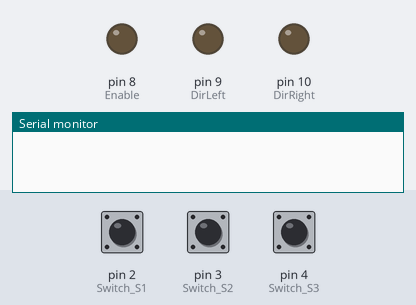
Recording of a sketch running on a simulated Arduino Uno, built with avr-gcc and run on an emulated ATmega328P. Shown: output pins drawn as LEDs (lit = HIGH), the last lines printed to the serial monitor. Inputs (shaded band) come from the test bench; at power-on: pin 2 (Switch_S1) HIGH, pin 3 (Switch_S2) HIGH, pin 4 (Switch_S3) HIGH.

Above: at 1.2 s.
1.3 s: pin 2 (Switch_S1) pulled LOW for 0.15 s
At 2.2 s:
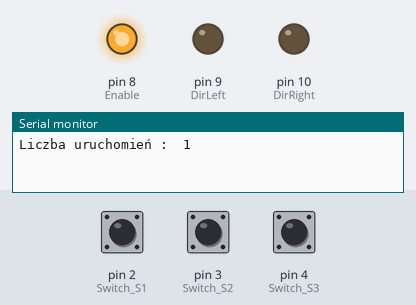
3.0 s: pin 3 (Switch_S2) pulled LOW for 0.15 s
At 4.5 s:
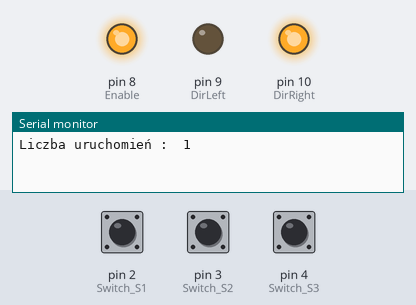
5.1 s: pin 4 (Switch_S3) pulled LOW for 0.15 s
At 6.0 s:
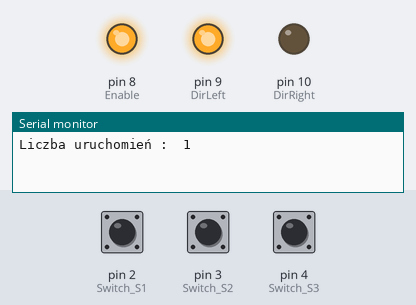
7.1 s: pin 2 (Switch_S1) pulled LOW for 1 s
At 7.9 s:
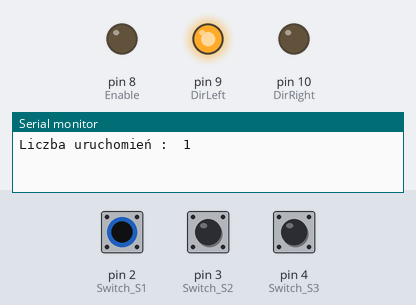
9.6 s: pin 2 (Switch_S1) pulled LOW for 3.2 s
At 10.5 s:
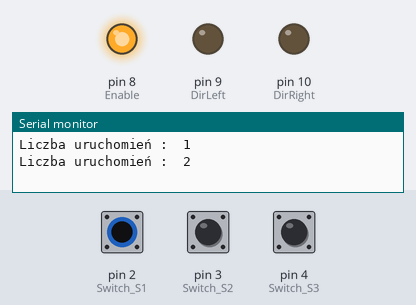
14.3 s: pin 3 (Switch_S2) pulled LOW for 1 s
At 16.3 s:
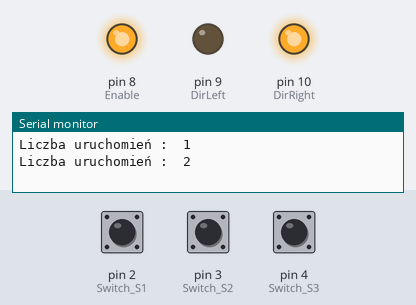
Timing chart, 0 to 17.8 s (numbered marks = the images above; inputs shaded):
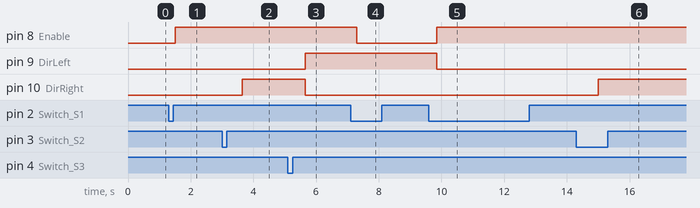

Measured:
- after the input at 1.3 s, pin 8 (Enable): LOW → HIGH after 0.20 s
- after the input at 3.0 s, pin 10 (DirRight): LOW → HIGH after 0.65 s
- after the input at 5.1 s, pin 9 (DirLeft): LOW → HIGH after 0.55 s; pin 10 (DirRight): HIGH → LOW after 0.55 s
- after the input at 7.1 s, pin 8 (Enable): HIGH → LOW after 0.20 s
- after the input at 9.6 s, pin 8 (Enable): LOW → HIGH after 0.25 s; pin 9 (DirLeft): HIGH → LOW after 0.25 s
- after the input at 14.3 s, pin 10 (DirRight): LOW → HIGH after 0.70 s

The sketch:

cw_1.ino
```cpp
// zdefiniowanie wejść cyfrowych
const int Switch_S1 = 2;
const int Switch_S2 = 3;
const int Switch_S3 = 4;

//zdefiniowanie wyjść cyfrowych
const int Enable =  8;
const int DirLeft = 9;
const int DirRight = 10;

//inicjalizacja wartości początkowych
int S1_Previous = HIGH;
int S2_Previous = HIGH;
int S3_Previous = HIGH;
int EnableSts = LOW;
int DirLeftSts = LOW;
int DirRightSts = LOW;
int S1_Counter = 0;

void setup() {
  pinMode(Switch_S1, INPUT_PULLUP); //softwarowe "podciągniecie" do wysokiego potencjału
  pinMode(Switch_S2, INPUT_PULLUP);
  pinMode(Switch_S3, INPUT_PULLUP);
  pinMode(Enable, OUTPUT);
  pinMode(DirLeft, OUTPUT);
  pinMode(DirRight, OUTPUT);
  Serial.begin(9600);
}

void loop() {

//sprawdzenie stanów na wejściach cyfrowych
  int S1_Current = digitalRead(Switch_S1);
  delay(50);
  int S2_Current = digitalRead(Switch_S2);
  delay(50);
  int S3_Current = digitalRead(Switch_S3);
  delay(50);


  if (S1_Current == LOW && S1_Previous == HIGH) {


    if (EnableSts == LOW) {
      EnableSts = HIGH;
      DirLeftSts = LOW;
      DirRightSts = LOW;
      S1_Counter++;
      Serial.print("Liczba uruchomień :  ");
      Serial.println(S1_Counter);
    }
    else {
      EnableSts = LOW;
    }

  }

//obsługa obrotów w prawo
  if (S2_Current == LOW && S2_Previous == HIGH && EnableSts == HIGH) {
    if (DirRightSts == LOW) {

      DirLeftSts = LOW;
      delay(500);
      DirRightSts = HIGH;
    }
    else
      DirRightSts = LOW;

  }

//obsługa obrotów w lewo
  if (S3_Current == LOW && S3_Previous == HIGH && EnableSts == HIGH ) {
    if (DirLeftSts == LOW) {

      DirRightSts = LOW;
      delay(500);
      DirLeftSts = HIGH;
    }
    else
      DirLeftSts = LOW;
  }
  //ustawienie stanów na wyjściach cyfrowych
  digitalWrite(Enable, EnableSts);
  digitalWrite(DirLeft, DirLeftSts);
  digitalWrite(DirRight, DirRightSts);

  //przypisanie stanów poprzednich na pinach
  S1_Previous = S1_Current;
  S2_Previous = S2_Current;
  S3_Previous = S3_Current;
}
```
